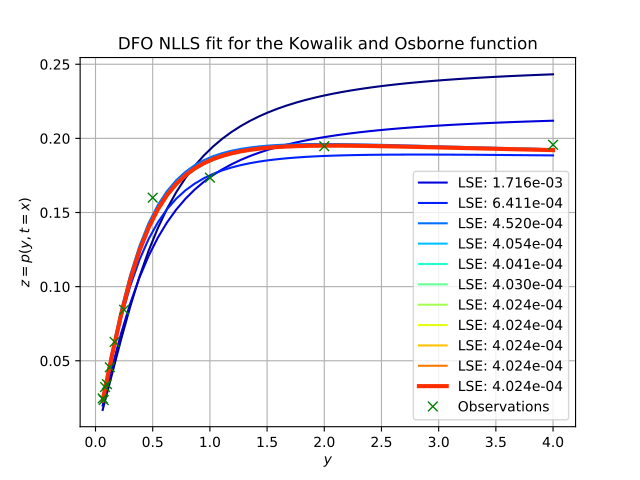

This figure's Python source:
#!/usr/bin/env python
"``naginterfaces.library.opt.handle_solve_dfls`` Python Example."

# NAG Copyright 2018.

# pylint: disable=invalid-name

def main():
    """
    Example for :func:`naginterfaces.library.opt.handle_solve_dfls`.

    Derivative-free solver for a nonlinear least squares objective function.

    >>> main()
    naginterfaces.library.opt.handle_solve_dfls Python Example Results.
    Minimizing the Kowalik and Osborne function.
    ...
      Status: Converged, small trust region size
    ...
      Value of the objective                    4.02423E-04
      Number of objective function evaluations           27
      Number of steps                                    10
    ...
     Primal variables:
       idx   Lower bound        Value      Upper bound
         1       -inf       1.81300E-01         inf
         2   2.00000E-01    5.90128E-01    1.00000E+00
         3       -inf       2.56929E-01         inf
         4   3.00000E-01    3.00000E-01         inf
    """

    from naginterfaces.base import utils
    from naginterfaces.library import opt
    from copy import deepcopy

    print(
        'naginterfaces.library.opt.handle_solve_dfls Python Example Results.'
    )
    print('Minimizing the Kowalik and Osborne function.')

    # The initial guess:
    x = [0.25, 0.39, 0.415, 0.39]

    # The Kowalik and Osborne function:
    y = [
        4., 2., 1., 0.5, 0.25, 0.167, 0.125, 0.1, 0.0833, 0.0714, 0.0625
    ]
    z = [
        0.1957, 0.1947, 0.1735, 0.1600, 0.0844, 0.0627, 0.0456, 0.0342,
        0.0323, 0.0235, 0.0246
    ]
    objfun = lambda x, _nres: z - x[0]*(y*(y+x[1]))/(y*(y+x[2]) + x[3])
    fit = lambda x, y: x[0]*(y*(y+x[1]))/(y*(y+x[2]) + x[3])
 
    steps = []
    def monit(x, rinfo, stats, data=None):
        """The monitor function."""
        pt = deepcopy(x)
        steps.append([pt, rinfo[0]])



    # Create a handle for the problem:
    handle = opt.handle_init(nvar=len(x))

    # Define the residuals structure:
    nres = 11
    opt.handle_set_nlnls(
        handle, nres,
        irowrd=None, icolrd=None,
    )

    # Define the bounds:
    opt.handle_set_simplebounds(
        handle,
        bl=[-1.e20, 0.2, -1.e20, 0.3],
        bu=[1.e20, 1., 1.e20, 1.e20],
    )

    # Set some algorithmic options.
    # Relax the main convergence criteria slightly:
    opt.handle_opt_set(handle, 'DFLS Trust Region Tolerance = 5.0e-6')
    # Turn off option printing:
    opt.handle_opt_set(handle, 'Print Options = NO')
    # Print the solution:
    opt.handle_opt_set(handle, 'Print Solution = YES')
    # Call Monitor at each step to log progress
    opt.handle_opt_set(handle, 'DFO Monitor Frequency = 1')


    # Use an explicit I/O manager for abbreviated iteration output:
    iom = utils.FileObjManager(locus_in_output=False)

    # Solve the problem:
    ret = opt.handle_solve_dfls(handle, objfun, x, nres, monit=monit, 
            io_manager=iom)

    # Destroy the handle:
    opt.handle_free(handle)

    

    import numpy as np
    m_y = np.linspace(y[0], y[-1])
    m_z = fit(x, m_y) 

    import matplotlib.pyplot as plt
    from matplotlib import cm
    
    cols = cm.jet(range(0,240,20))
    plt.grid(True)
    # plot initial guess (parameters x)
    i = 0
    plt.plot(m_y, m_z, '-', color=cols[i][0:3])

    # plot intermediary fits
    for s in steps:
        i = i + 1
        m_z = fit(s[0], m_y)
        plt.plot(m_y, m_z, '-', color=cols[i][0:3],
                label=r'LSE: {:.3e}'.format(s[1]))

    # plot optimised/fitted parameters ret.x)
    m_z = fit(ret.x, m_y)
    plt.plot(m_y, m_z, '-', color=cols[-1][0:3], linewidth=3, label=r'LSE: {:.3e}'.format(ret.rinfo[0]))
    plt.plot(y, z, 'gx', markersize=7, label='Observations')

    plt.xlabel('$y$')
    plt.ylabel('$z=p(y,t=x)$')
    plt.legend(loc='lower right')
    plt.title(
        'DFO NLLS fit for the Kowalik and Osborne function'
    )

    plt.show()


if __name__ == '__main__':
    import doctest
    import sys
    sys.exit(
        doctest.testmod(
            None, verbose=True, report=False,
            optionflags=doctest.ELLIPSIS | doctest.REPORT_NDIFF,
        ).failed
    )
